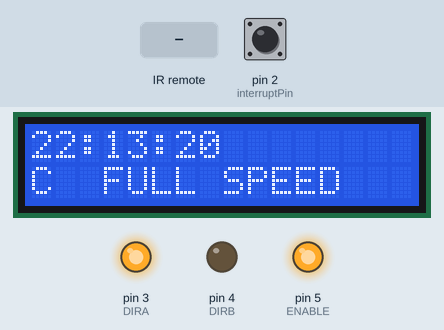
Simulated run of this sketch. Board: Arduino Uno, built with avr-gcc and run on an emulated ATmega328P. On the bench: 16×2 character LCD, output pins drawn as LEDs (lit = HIGH). Inputs (shaded band) come from the test bench; at power-on: pin 2 (interruptPin) HIGH. The local clock reads 2024-03-15 10:24:30 at power-on unless the sketch sets it.

Above: at 1.2 s.
1.3 s: pin 2 (interruptPin) pulled LOW for 0.15 s
At 3.5 s:
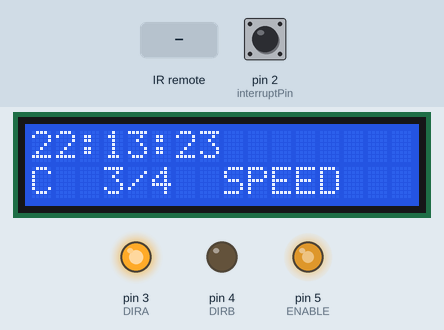
4.4 s: infrared code 0xFF7A85 received
At 7.0 s:
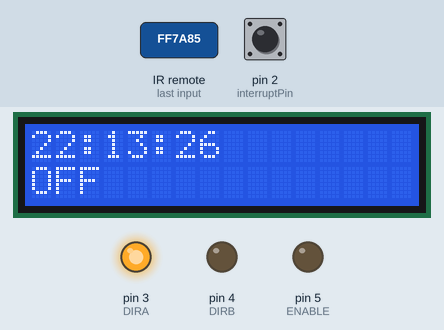
7.4 s: infrared code 0xFF10EF received
At 9.5 s:
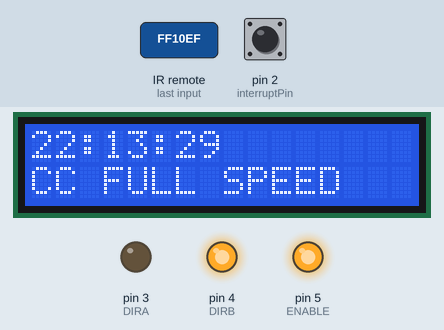
10.4 s: pin 2 (interruptPin) pulled LOW for 1 s
At 12.7 s:
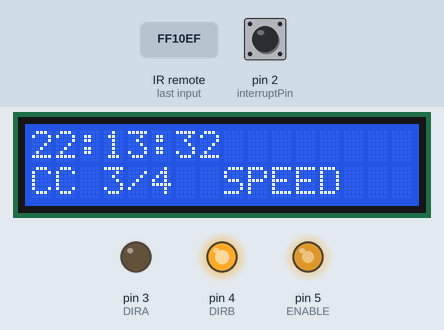
14.4 s: infrared code 0xFF6897 received
At 16.8 s:
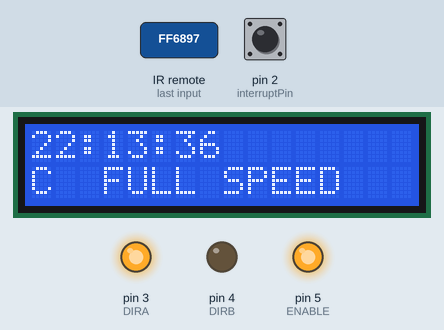
17.4 s: infrared code 0xFF18E7 received
At 20.5 s:
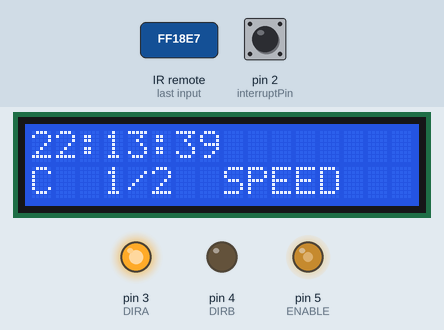
Timing chart, 0 to 21.4 s (numbered marks = the images above; inputs shaded):
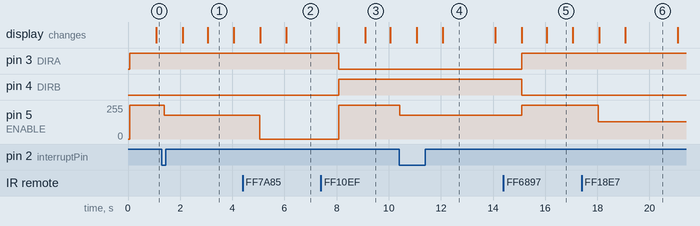

Measured:
- after the input at 1.3 s, pin 5 (ENABLE): 255/255 → 180/255 after 0.09 s; the display: first changes after 0.80 s (image 1 shows a later state)
- after the input at 4.4 s, pin 5 (ENABLE): 180/255 → 0/255 after 0.64 s; the display: first changes after 0.67 s (image 2 shows a later state)
- after the input at 7.4 s, pin 3 (DIRA): HIGH → LOW after 0.69 s; pin 4 (DIRB): LOW → HIGH after 0.69 s; pin 5 (ENABLE): 0/255 → 255/255 after 0.69 s; the display: first differs from a run without the input after 1.7 s (image 3)
- after the input at 10.4 s, pin 5 (ENABLE): 255/255 → 180/255 at once; the display: first changes after 0.67 s (image 4 shows a later state)
- after the input at 14.4 s, pin 3 (DIRA): LOW → HIGH after 0.70 s; pin 4 (DIRB): HIGH → LOW after 0.70 s; pin 5 (ENABLE): 180/255 → 255/255 after 0.70 s
- after the input at 17.4 s, pin 5 (ENABLE): 255/255 → 128/255 after 0.64 s; the display: first changes after 0.67 s (image 6 shows a later state)
- what the display in image 1 shows lasts 1.0 s, from 3.1 s to 4.1 s

The sketch:

Lab3.ino
```cpp
//www.elegoo.com
//2018.10.24
#include <Wire.h>
#include <DS3231.h>
#include <LiquidCrystal.h>
#include "IRremote.h"

#define ENABLE 5
#define DIRA 3
#define DIRB 4

int receiver = 6;

int counter = 0;
int interruptPin = 2; //For button interrupt
unsigned long lastDebounceTime = 0; //For debouncing

IRrecv irrecv(receiver);     // create instance of 'irrecv'
decode_results results;      // create instance of 'decode_results'

DS3231 clock;
RTCDateTime dt;

// initialize the library with the numbers of the interface pins
LiquidCrystal lcd(7, 8, 9, 10, 11, 12);
char time_char[16];
char speed_char[16];
unsigned int reload = 0xF424; // Value equivalento to 1 second

void setup()
{
  //---set pin direction
  pinMode(ENABLE,OUTPUT);
  pinMode(DIRA,OUTPUT);
  pinMode(DIRB,OUTPUT);
  //For button interrupt
  pinMode(interruptPin, INPUT_PULLUP);
  attachInterrupt(digitalPinToInterrupt(interruptPin), count_up, FALLING);

  // Initialize DS3231
  clock.begin();

  // Send sketch compiling time to Arduino
  clock.setDateTime(__DATE__, __TIME__);

  //LCD setup
  lcd.begin(16, 2);

  //Setup registers for interrupts
  TCCR1A = 0;
  TCCR1B = 0;
  OCR1A = reload;
  TCCR1B = (1<<WGM12) | (1<<CS12);
  TIMSK1 = (1<<OCIE1A);

  irrecv.enableIRIn(); // Start the receiver

}
ISR(TIMER1_COMPA_vect)
{
  lcd.setCursor(0, 0);
  lcd.print(time_char);
  lcd.setCursor(0, 1);
  lcd.print(speed_char);
}


void loop()
{
  dt = clock.getDateTime();
  sprintf (time_char,"%0.2d:%0.2d:%0.2d",dt.hour,dt.minute,dt.second);

switch(counter)
    {
  case 0:
    analogWrite(ENABLE,255); //enable on
    digitalWrite(DIRA,HIGH); //one way
    digitalWrite(DIRB,LOW);
    sprintf (speed_char,"C  FULL SPEED");
    break;
  case 1:
    analogWrite(ENABLE,180); // 3/4 speed
    sprintf (speed_char,"C  3/4  SPEED");
    break;
  case 2:
    analogWrite(ENABLE,128); // 1/2 speed
    sprintf (speed_char,"C  1/2  SPEED");
    break;
  case 3:
    digitalWrite(ENABLE,LOW);
    sprintf (speed_char,"OFF            ");
    break;
  case 4:
    analogWrite(ENABLE,255); //enable on
    digitalWrite(DIRA,LOW); // the other way
    digitalWrite(DIRB,HIGH);
    sprintf (speed_char,"CC FULL SPEED");
    break;
  case 5:
    analogWrite(ENABLE,180); // 3/4 speed
    sprintf (speed_char,"CC 3/4  SPEED");
    break;
  case 6:
    analogWrite(ENABLE,128); // 1/2 speed
    sprintf (speed_char,"CC 1/2  SPEED");
    break;
  case 7:
    digitalWrite(ENABLE,LOW);
    sprintf (speed_char,"OFF            ");
    break;
  case 8:
    counter = 0;
    break;
  default:
    digitalWrite(ENABLE,LOW);
    counter = 0;
    break;
    }// End Case

  if (irrecv.decode(&results)) // have we received an IR signal?

  {
    switch(results.value)
    {
      case 0xFF6897: counter = 0;    break;
      case 0xFF30CF: counter = 1;    break;
      case 0xFF18E7: counter = 2;    break;
      case 0xFF7A85: counter = 3;    break;
      case 0xFF10EF: counter = 4;    break;
      case 0xFF38C7: counter = 5;    break;
      case 0xFF5AA5: counter = 6;    break;
      case 0xFF42BD: counter = 7;    break;
      default:
        counter = 0;
        break;
    }// End Case

    delay(500);
    irrecv.resume(); // receive the next value
  }
  delay(100);
}

void count_up(){

  if ((millis() - lastDebounceTime) > 200) {
    counter = counter + 1;
  }
  lastDebounceTime = millis();
}
```
